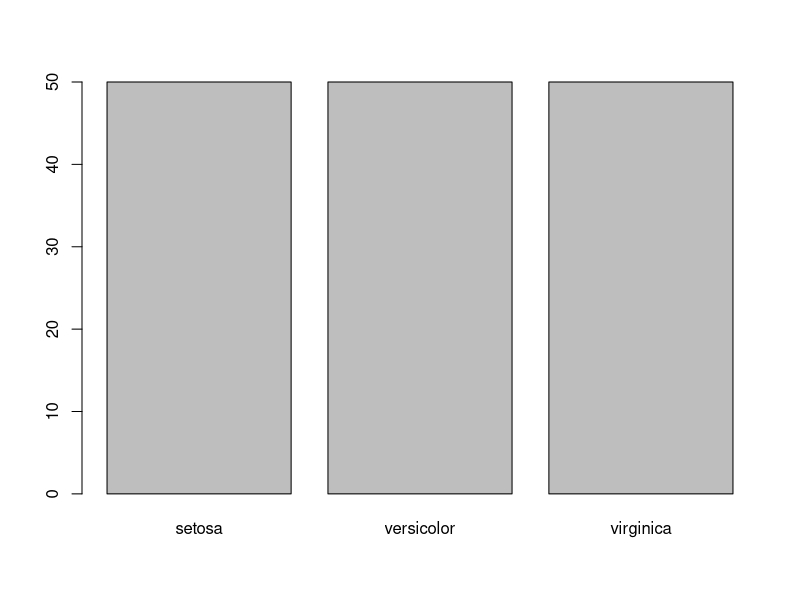
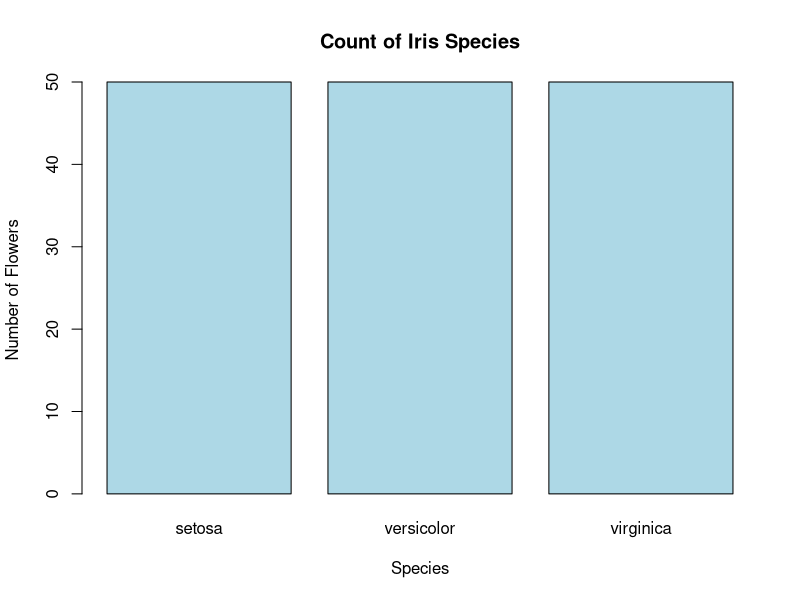
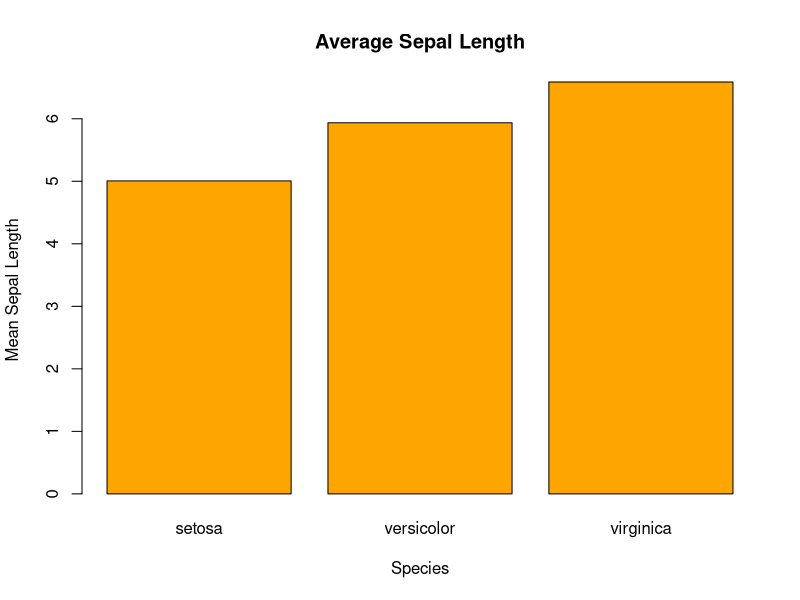
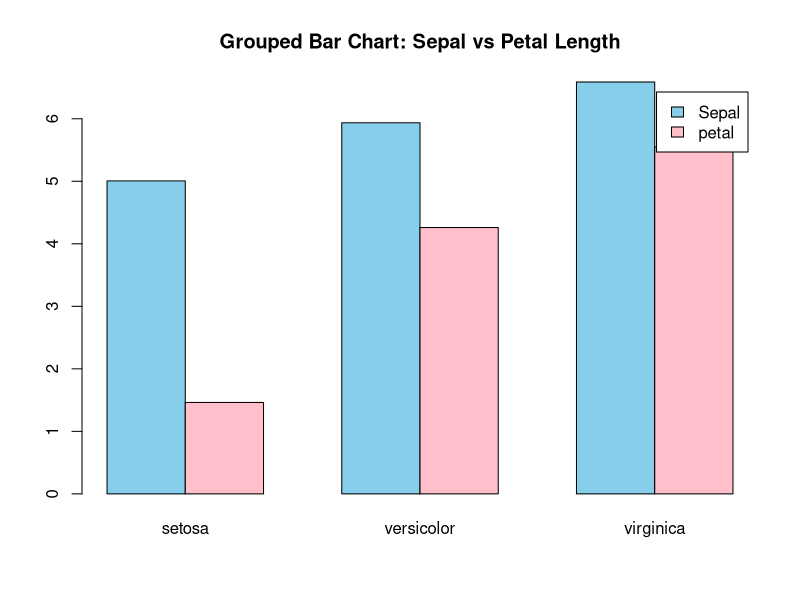
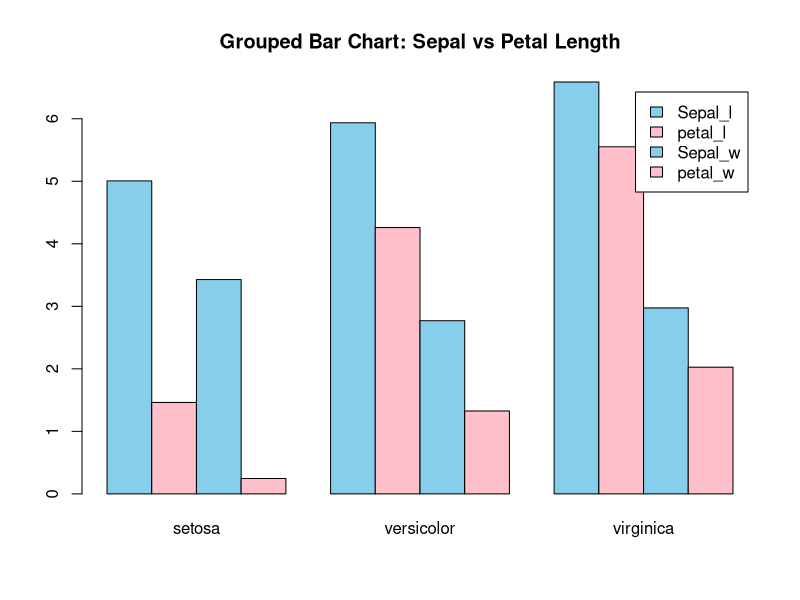
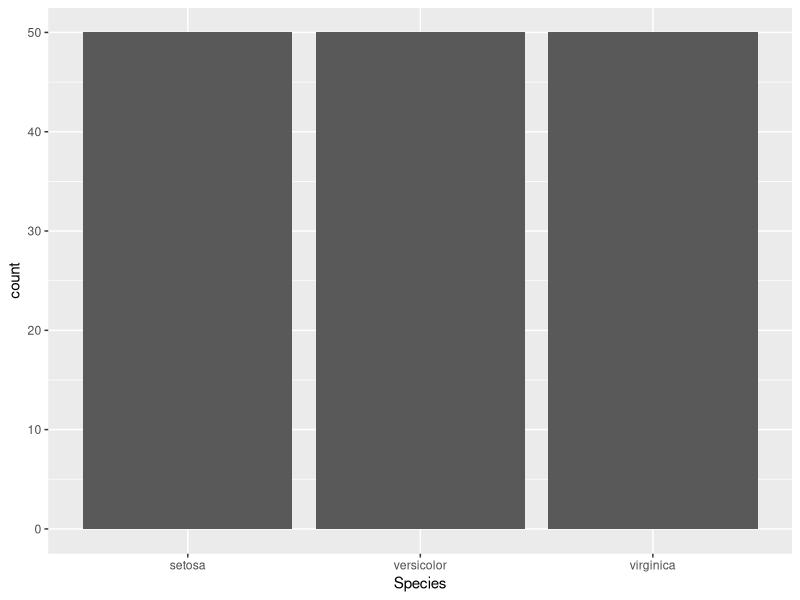
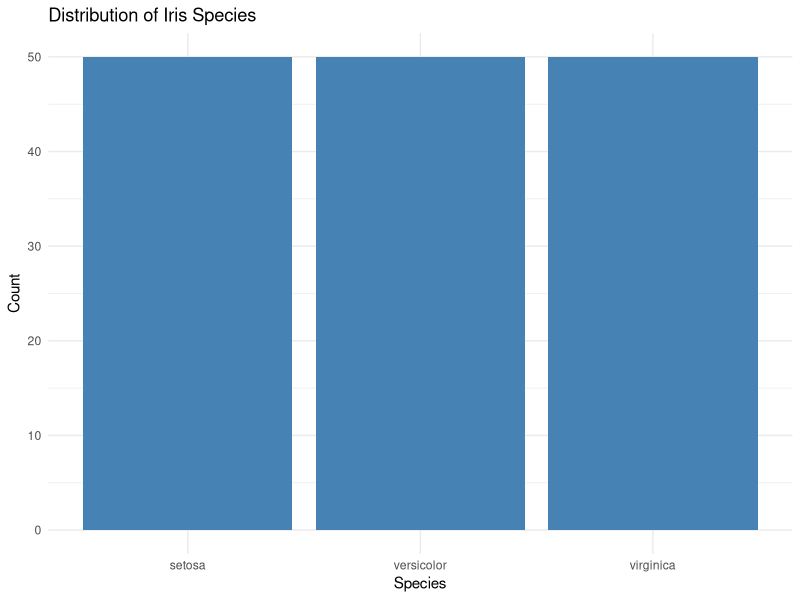
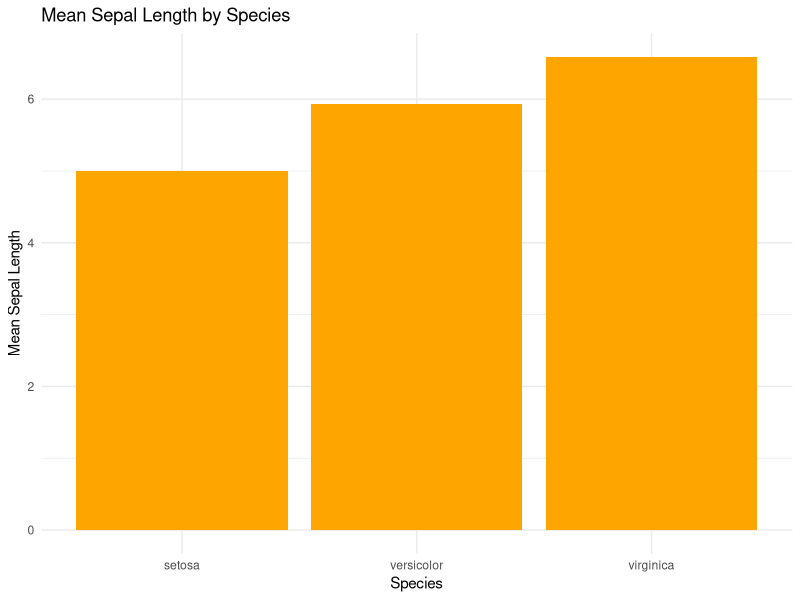

Reproduce these figures in R, in order.
#Load data
data(iris)

?iris
### Inspect the data
head(iris)
str(iris)
View(iris)
class(iris)

#VERY BASIC BAR CHART (Base R)
#Count of each species

barplot(table(iris$Species))

#LABELED BAR CHART (Base R)
barplot(
  table(iris$Species),
  main="Count of Iris Species",
  xlab="Species",
  ylab="Number of Flowers",
  col="lightblue"
)

#Mean Sepal Length per Species

mean_sepal<-tapply(iris$Sepal.Length,iris$Species,mean)
mean_sepal

barplot(
  mean_sepal,
  col="orange",
  main="Average Sepal Length",
  xlab="Species",
  ylab="Mean Sepal Length"
)
#Bar charts can represent aggregated values, not just counts
# LAYER 4:GROUPED BAR CHART (BASE R)
# Compare Sepal & Petal Length (mean)
group_means <- rbind(
  Sepal = tapply(iris$Sepal.Length,iris$Species,mean),
  petal = tapply(iris$Petal.Length,iris$Species,mean)
)
#grouped_means
barplot(
  group_means,
  beside = TRUE,
  col = c("skyblue","pink"),
  legend.text = TRUE,
  main = "Grouped Bar Chart: Sepal vs Petal Length"
)

# Shows composition + total
# Harder to compare individual segments
group_means <- rbind(
  Sepal_l = tapply(iris$Sepal.Length,iris$Species,mean),
  petal_l = tapply(iris$Petal.Length,iris$Species,mean),
  Sepal_w = tapply(iris$Sepal.Width,iris$Species,mean),
  petal_w = tapply(iris$Petal.Width,iris$Species,mean)
)
barplot(
  group_means,
  beside = TRUE,
  col = c("skyblue","pink"),
  legend.text = TRUE,
  main = "Grouped Bar Chart: Sepal vs Petal Length"
)
# Load ggplot2
library(ggplot2)


# Count bar chart
ggplot(iris, aes(x = Species)) +
  geom_bar()
# ggplot counts automatically


# LAYER 7: STYLED BAR CHART (ggplot2)
ggplot(iris, aes(x = Species)) +
  geom_bar(fill = "steelblue") +
  labs(
    title = "Distribution of Iris Species",
    y = "Count"
  ) +
  theme_minimal()


# LAYER 8: BAR CHART WITH AGGREGATION (ggplot2)

# Mean Sepal Length per Species
ggplot(iris, aes(x = Species, y = Sepal.Length)) +
  stat_summary(
    fun = mean,
    geom = "bar",
    fill = "orange"
  ) +
  labs(
    title = "Mean Sepal Length by Species",
    y = "Mean Sepal Length"
  ) +
  theme_minimal()
# stat_summary() performs aggregation



# LAYER 9: GROUPED BAR CHART (ggplot2)
ggplot(iris, aes(x = Species, fill = Species)) +
  geom_bar(position = "dodge") +
  theme_minimal()

# Or with aggregated values:
ggplot(iris, aes(x = Species, y = Sepal.Length, fill = Species)) +
  stat_summary(
    fun = mean,
    geom = "bar",
    position = "dodge"
  ) +
  theme_minimal()
# Easy comparison across categories


# LAYER 10: STACKED BAR CHART (ggplot2)
# Count-based stacked bar chart
ggplot(iris, aes(x = Species, fill = Species)) +
  geom_bar(position = "stack") +
  theme_minimal()


# Stacked bar with another categorical variable (example)
ggplot(iris, aes(x = Species, fill = cut(Sepal.Length,50))) +
  geom_bar(position = "stack") +
  labs(fill = "Sepal Length Group") +
  theme_minimal()
# Shows sub-category composition



# Or with aggregated values:
library(tidyr)

iris_long <- pivot_longer(
  iris,
  cols = c(Sepal.Length, Petal.Length),
  names_to = "Measurement",
  values_to = "Value"
)

# Plot
ggplot(iris_long, aes(x = Species, y = Value, fill = Measurement)) +
  stat_summary(
    fun = mean,
    geom = "bar",
    position = "stack"
  ) +
  labs(
    title = "Stacked Bar Chart of Mean Measurements (Iris)",
    y = "Mean Value"
  ) +
  theme_minimal()